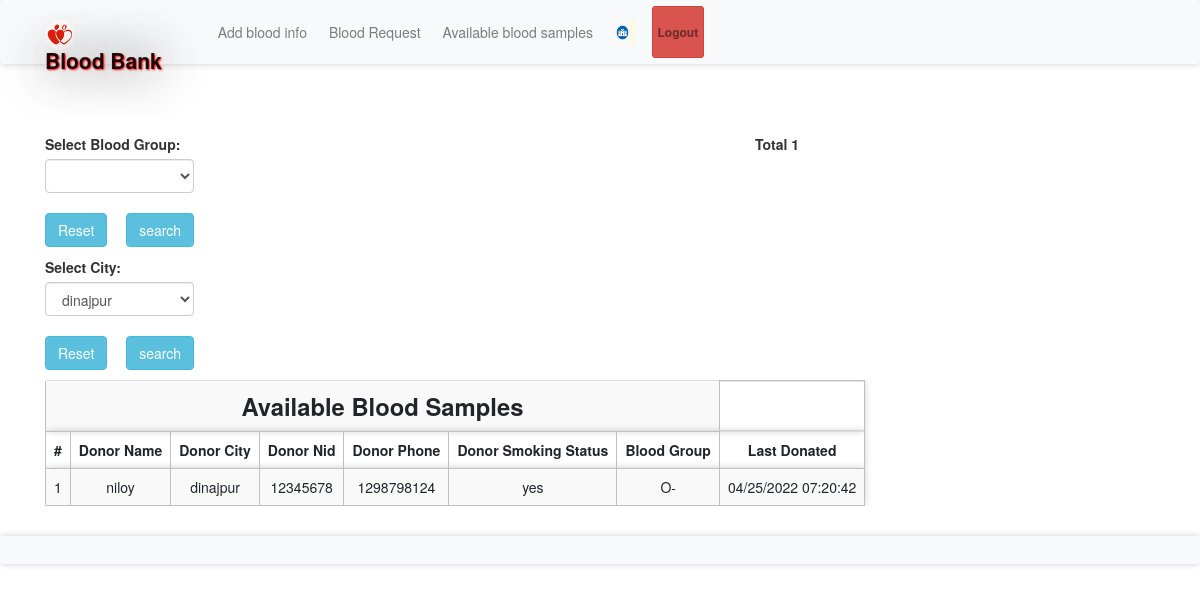
The page /abs.php?city=dinajpur (signed in) on the database its author committed.
### tables this page shows
CREATE TABLE `bloodinfo` (
  `bid` int(11) NOT NULL,
  `hid` int(11) NOT NULL,
  `bg` varchar(10) NOT NULL
);

CREATE TABLE `donor` (
  `id` int(11) NOT NULL,
  `donor_name` varchar(100) NOT NULL,
  `donor_nid` varchar(100) NOT NULL,
  `donor_password` varchar(100) NOT NULL,
  `donor_phone` varchar(100) NOT NULL,
  `donor_city` varchar(100) NOT NULL,
  `smoking_status` varchar(50) NOT NULL,
  `last_donated` varchar(50) NOT NULL DEFAULT 'Not Yet',
  `is_available` int(10) NOT NULL DEFAULT 1
);

### message.php (called while the page is built, shortened)
<?php $counter=0; if(isset($_GET['msg'])) { ?>
	<div class="col-5 alert alert alert-success alert-dismissible fade show card" id="message">
		<button type="button" class="close" data-dismiss="alert" title="close">&times;</button><?php echo $_GET['msg'];?>
	</div>
<?php }?>

### abs.php (the view, shortened to what this page needs)
<?php
require 'file/database.php';
if(isset($_GET['search'])){
    $searchKey = $_GET['search'];
    $sql = "select bloodinfo.*, donor.* from bloodinfo, donor where bloodinfo.hid=donor.id && bg LIKE '%$searchKey%'";
}else if(isset($_GET['city'])){
    $searchKey = $_GET['city'];
    $sql = "select bloodinfo.*, donor.* from bloodinfo, donor where bloodinfo.hid=donor.id && donor_city  = '$searchKey'";
}
else{
    $sql = "select bloodinfo.*, donor.* from bloodinfo, donor where bloodinfo.hid=donor.id";
}
$result = mysqli_query($conn, $sql);
?>
<!DOCTYPE html>
<html>
<?php require 'head.php'; ?>
<body>
    <?php require 'header.php'; ?>
    <div class="container cont">
        <?php require 'message.php'; ?>
        <div class="row col-lg-8 col-md-8 col-sm-12 mb-3">
            <form method="get" action="" style="margin-top:-20px; ">
            <label class="font-weight-bolder">Select Blood Group:</label>
               <select name="search" class="form-control">
               <option><?php echo @$_GET['search']; ?></option>
               <option value="A+">A+</option>
               </select><br>
               <a href="abs.php" class="btn btn-info mr-4"> Reset</a>
               <input type="submit" name="submit" class="btn btn-info" value="search">
           </form>
        </div>
        <div class="row col-lg-8 col-md-8 col-sm-12 mb-3">
            <form method="get" action="" style="margin-top:-20px; ">
            <label class="font-weight-bolder">Select City:</label>
               <select name="city" class="form-control">
               <option><?php echo @$_GET['city']; ?></option>
               </select><br>
               <a href="abs.php" class="btn btn-info mr-4"> Reset</a>
               <input type="submit" name="submit" class="btn btn-info" value="search">
           </form>
        </div>
        <table class="table table-responsive table-striped rounded mb-5">
            <tr><th colspan="7" class="title">Available Blood Samples</th></tr>
            <tr>
                <th>#</th>
                <th>Donor Name</th>
                <th>Donor City</th>
                <th>Donor Nid</th>
                <th>Donor Phone</th>
                <th>Donor Smoking Status</th>
                <th>Blood Group</th>
                <th>Last Donated</th>
            </tr>
            <div>
                <?php
                if ($result) {
                    $row =mysqli_num_rows( $result);
                    if ($row) { echo "<b> Total ".$row." </b>";
                }else echo '<b style="color:white;background-color:red;padding:7px;border-radius: 15px 50px;">Nothing to show.</b>';
            }
            ?>
            </div>
        <?php while($row = mysqli_fetch_array($result)) { ?>
            <tr>
                <td><?php echo ++$counter;?></td>
                <td><?php echo $row['donor_name'];?></td>
                <td><?php echo ($row['donor_city']); ?></td>
                <td><?php echo ($row['donor_nid']); ?></td>
                <td><?php echo ($row['donor_phone']); ?></td>
                <td><?php echo ($row['smoking_status']); ?></td>
                <td><?php echo ($row['bg']); ?></td>
                <td><?php echo ($row['last_donated']); ?></td>
            </tr>
        <?php } ?>
        </table>
    </div>
    <?php require 'footer.php' ?>
</body>

### css/style.css (style rules this page uses)
.cont { padding-top: 40px; text-align: justify; font-size: 1em; }
.card ,nav, .footer,tr,video { border-radius: 3px; transition: all 200ms ease-out; box-shadow: 0px 0px 7px rgba(0, 0, 0, 0.2); }
tr,th,td { border:0.1px solid silver; text-align: center; }
.title { font-weight: bold; font-size: 1.7em; text-transform: capitalize; text-align: center; }
form { padding-top: 20px; }
a:link { text-decoration: none; }

### rows shown on the page
bloodinfo: hid.donor_name "niloy", hid.donor_city "dinajpur", hid.donor_nid "12345678", hid.donor_phone "1298798124", hid.smoking_status "yes", bg "O-", hid.last_donated "04/25/2022 07:20:42"

### other values the page prints
$row "1"
form field city "dinajpur"
